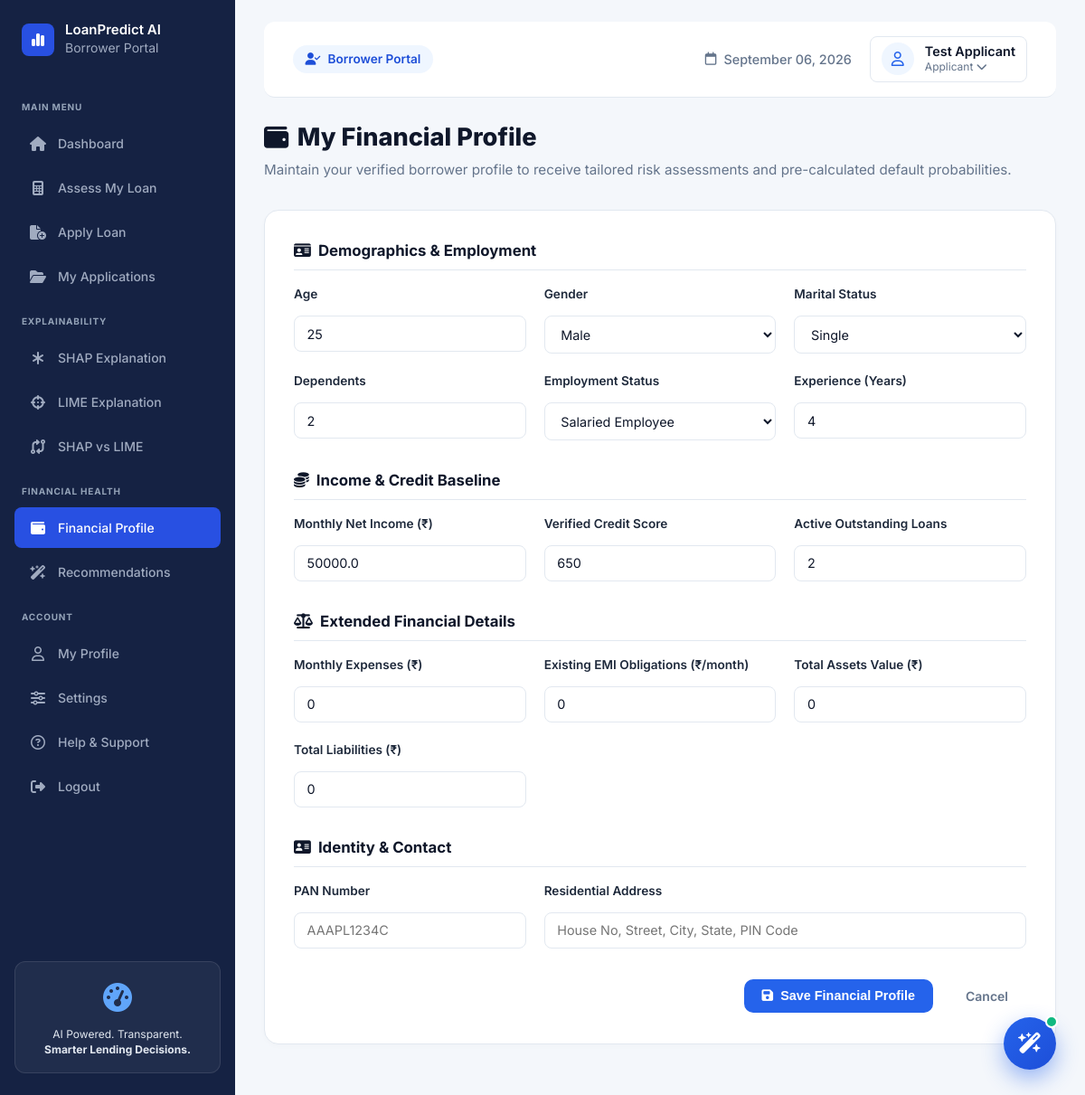
The app's page /user/financial-profile (signed in) with its own data.
### tables this page shows
CREATE TABLE users (
            id INTEGER PRIMARY KEY AUTOINCREMENT,
            name TEXT NOT NULL,
            email TEXT NOT NULL UNIQUE,
            password_hash TEXT NOT NULL,
            role TEXT NOT NULL CHECK(role IN ('user', 'admin')),
            phone TEXT DEFAULT '',
            avatar_url TEXT DEFAULT '',
            age INTEGER DEFAULT 32,
            gender TEXT DEFAULT 'Male',
            marital_status TEXT DEFAULT 'Married',
            number_of_dependents INTEGER DEFAULT 2,
            employment_type TEXT DEFAULT 'Salaried',
            employment_experience INTEGER DEFAULT 4,
            monthly_income REAL DEFAULT 48000.0,
            annual_income REAL DEFAULT 576000.0,
            credit_score INTEGER DEFAULT 580,
            existing_loans INTEGER DEFAULT 2,
            created_at TIMESTAMP DEFAULT CURRENT_TIMESTAMP,
            updated_at TIMESTAMP DEFAULT CURRENT_TIMESTAMP
        , monthly_expenses REAL DEFAULT 0, existing_emi REAL DEFAULT 0, assets_value REAL DEFAULT 0, liabilities_value REAL DEFAULT 0, address TEXT DEFAULT "", pan_number TEXT DEFAULT "", phone_verified INTEGER DEFAULT 0, is_active INTEGER DEFAULT 1);

### app.py (the view)
@app.route('/user/financial-profile', methods=['GET', 'POST'])
@login_required
@user_required
def user_financial_profile():
    user_id = g.current_user['id']
    if request.method == 'POST':
        update_user_financial_profile(user_id, request.form)
        flash('Financial profile updated successfully!', 'success')
        return redirect(url_for('user_financial_profile'))
    user = get_user_by_id(user_id)
    return render_template('user/user_financial_profile.html', user=user)

### templates/user/user_financial_profile.html (shortened to what this page needs)
{% extends 'user/user_base.html' %}
{% block content %}
<div class="user-page-header">
    <div class="header-info">
        <h1><i class="fa-solid fa-wallet"></i> My Financial Profile</h1>
        <p>Maintain your verified borrower profile to receive tailored risk assessments and pre-calculated default probabilities.</p>
    </div>
</div>
<div class="user-form-card">
    <form method="POST" action="{{ url_for('user_financial_profile') }}" class="loan-assess-form">
        <div class="form-section-title">
            <i class="fa-solid fa-id-card"></i> Demographics & Employment
        </div>
        <div class="form-grid">
            <div class="form-group">
                <label for="age">Age</label>
                <input type="number" name="age" id="age" value="{{ user.age if user and user.age else 30 }}" required>
            </div>
            <div class="form-group">
                <label for="gender">Gender</label>
                <select name="gender" id="gender">
                    <option value="Male" {% if user and user.gender == 'Male' %}selected{% endif %}>Male</option>
                </select>
            </div>
            <div class="form-group">
                <label for="marital_status">Marital Status</label>
                <select name="marital_status" id="marital_status">
                    <option value="Single" {% if user and user.marital_status == 'Single' %}selected{% endif %}>Single</option>
                </select>
            </div>
            <div class="form-group">
                <label for="number_of_dependents">Dependents</label>
                <input type="number" name="number_of_dependents" id="number_of_dependents" value="{{ user.number_of_dependents if user and user.number_of_dependents is not none else 0 }}" required>
            </div>
            <div class="form-group">
                <label for="employment_type">Employment Status</label>
                <select name="employment_type" id="employment_type">
                    <option value="Salaried" {% if user and user.employment_type == 'Salaried' %}selected{% endif %}>Salaried Employee</option>
                </select>
            </div>
            <div class="form-group">
                <label for="employment_experience">Experience (Years)</label>
                <input type="number" name="employment_experience" id="employment_experience" value="{{ user.employment_experience if user and user.employment_experience else 3 }}" required>
            </div>
        </div>
        <div class="form-section-title" style="margin-top: 2rem;">
            <i class="fa-solid fa-coins"></i> Income & Credit Baseline
        </div>
        <div class="form-grid">
            <div class="form-group">
                <label for="monthly_income">Monthly Net Income (₹)</label>
                <input type="number" name="monthly_income" id="monthly_income" value="{{ user.monthly_income if user and user.monthly_income else 50000 }}" required>
            </div>
            <div class="form-group">
                <label for="credit_score">Verified Credit Score</label>
                <input type="number" name="credit_score" id="credit_score" value="{{ user.credit_score if user and user.credit_score else 720 }}" min="300" max="850" required>
            </div>
            <div class="form-group">
                <label for="existing_loans">Active Outstanding Loans</label>
                <input type="number" name="existing_loans" id="existing_loans" value="{{ user.existing_loans if user and user.existing_loans is not none else 0 }}" required>
            </div>
        </div>
        <div class="form-section-title" style="margin-top: 2rem;">
            <i class="fa-solid fa-scale-balanced"></i> Extended Financial Details
        </div>
        <div class="form-grid">
            <div class="form-group">
                <label for="monthly_expenses">Monthly Expenses (₹)</label>
                <input type="number" name="monthly_expenses" id="monthly_expenses" value="{{ user.monthly_expenses if user and user.monthly_expenses else 0 }}" min="0" step="500" placeholder="Total monthly expenditure">
            </div>
            <div class="form-group">
                <label for="existing_emi">Existing EMI Obligations (₹/month)</label>
                <input type="number" name="existing_emi" id="existing_emi" value="{{ user.existing_emi if user and user.existing_emi else 0 }}" min="0" step="500" placeholder="Current total EMI payments">
            </div>
            <div class="form-group">
                <label for="assets_value">Total Assets Value (₹)</label>
                <input type="number" name="assets_value" id="assets_value" value="{{ user.assets_value if user and user.assets_value else 0 }}" min="0" step="10000" placeholder="Property, investments, savings">
            </div>
            <div class="form-group">
                <label for="liabilities_value">Total Liabilities (₹)</label>
                <input type="number" name="liabilities_value" id="liabilities_value" value="{{ user.liabilities_value if user and user.liabilities_value else 0 }}" min="0" step="10000" placeholder="Outstanding debts and obligations">
            </div>
        </div>
        <div class="form-section-title" style="margin-top: 2rem;">
            <i class="fa-solid fa-address-card"></i> Identity & Contact
        </div>
        <div class="form-grid">
            <div class="form-group">
                <label for="pan_number">PAN Number</label>
                <input type="text" name="pan_number" id="pan_number" value="{{ user.pan_number if user and user.pan_number else '' }}" placeholder="AAAPL1234C" maxlength="10" style="text-transform: uppercase;">
            </div>
            <div class="form-group" style="grid-column: span 2;">
                <label for="address">Residential Address</label>
                <input type="text" name="address" id="address" value="{{ user.address if user and user.address else '' }}" placeholder="House No, Street, City, State, PIN Code">
            </div>
        </div>
        <div class="form-actions" style="margin-top: 2rem;">
            <button type="submit" class="btn-primary">
                <i class="fa-solid fa-floppy-disk"></i> Save Financial Profile
            </button>
            <a href="{{ url_for('user_dashboard') }}" class="btn-cancel">Cancel</a>
        </div>
    </form>
</div>
{% endblock %}

### templates/user/user_base.html (shortened to what this page needs)
<!DOCTYPE html>
<html lang="en">
<head>
    <link rel="stylesheet" href="https://cdnjs.cloudflare.com/ajax/libs/font-awesome/6.5.1/css/all.min.css">
    <link rel="stylesheet" href="{{ url_for('static', filename='css/style.css') }}">
    <link rel="stylesheet" href="{{ url_for('static', filename='css/user_dashboard.css') }}">
</head>
<body>
    <div class="app-container">
        <aside class="sidebar" id="sidebar">
            <div class="sidebar-header">
                <div class="logo-icon">
                    <i class="fa-solid fa-chart-simple"></i>
                </div>
                <div class="logo-text">
                    <h2>LoanPredict AI</h2>
                    <span class="subtext">Borrower Portal</span>
                </div>
            </div>
            <nav class="sidebar-nav">
                <div class="nav-section-label">MAIN MENU</div>
                <a href="{{ url_for('user_dashboard') }}" class="nav-item {% if request.endpoint == 'user_dashboard' %}active{% endif %}">
                    <i class="fa-solid fa-house"></i>
                    <span>Dashboard</span>
                </a>
                <a href="{{ url_for('user_assess') }}" class="nav-item {% if request.endpoint == 'user_assess' %}active{% endif %}">
                    <i class="fa-solid fa-calculator"></i>
                    <span>Assess My Loan</span>
                </a>
                <a href="{{ url_for('user_apply_loan') }}" class="nav-item {% if request.endpoint == 'user_apply_loan' %}active{% endif %}">
                    <i class="fa-solid fa-file-circle-plus"></i>
                    <span>Apply Loan</span>
                </a>
                <a href="{{ url_for('user_applications') }}" class="nav-item {% if request.endpoint in ['user_applications', 'user_application_detail'] %}active{% endif %}">
                    <i class="fa-solid fa-folder-open"></i>
                    <span>My Applications</span>
                </a>
                <div class="nav-section-label">EXPLAINABILITY</div>
                <a href="{{ url_for('user_shap_page') }}" class="nav-item {% if request.endpoint == 'user_shap_page' %}active{% endif %}">
                    <i class="fa-solid fa-asterisk"></i>
                    <span>SHAP Explanation</span>
                </a>
                <a href="{{ url_for('user_lime_page') }}" class="nav-item {% if request.endpoint == 'user_lime_page' %}active{% endif %}">
                    <i class="fa-solid fa-crosshairs"></i>
                    <span>LIME Explanation</span>
                </a>
                <a href="{{ url_for('user_comparison_page') }}" class="nav-item {% if request.endpoint == 'user_comparison_page' %}active{% endif %}">
                    <i class="fa-solid fa-code-compare"></i>
                    <span>SHAP vs LIME</span>
                </a>
                <div class="nav-section-label">FINANCIAL HEALTH</div>
                <a href="{{ url_for('user_financial_profile') }}" class="nav-item {% if request.endpoint == 'user_financial_profile' %}active{% endif %}">
                    <i class="fa-solid fa-wallet"></i>
                    <span>Financial Profile</span>
                </a>
                <a href="{{ url_for('user_recommendations') }}" class="nav-item {% if request.endpoint == 'user_recommendations' %}active{% endif %}">
                    <i class="fa-solid fa-wand-magic-sparkles"></i>
                    <span>Recommendations</span>
                </a>
                <div class="nav-section-label">ACCOUNT</div>
                <a href="{{ url_for('user_profile') }}" class="nav-item {% if request.endpoint == 'user_profile' %}active{% endif %}">
                    <i class="fa-regular fa-user"></i>
                    <span>My Profile</span>
                </a>
                <a href="{{ url_for('user_settings') }}" class="nav-item {% if request.endpoint == 'user_settings' %}active{% endif %}">
                    <i class="fa-solid fa-sliders"></i>
                    <span>Settings</span>
                </a>
                <a href="{{ url_for('user_support') }}" class="nav-item {% if request.endpoint == 'user_support' %}active{% endif %}">
                    <i class="fa-regular fa-circle-question"></i>
                    <span>Help & Support</span>
                </a>
                <a href="{{ url_for('logout') }}" class="nav-item">
                    <i class="fa-solid fa-right-from-bracket"></i>
                    <span>Logout</span>
                </a>
            </nav>
            <div class="sidebar-footer">
                <div class="footer-card">
                    <div class="footer-badge-icon">
                        <div class="gauge-graphic">
                            <i class="fa-solid fa-gauge-high"></i>
                        </div>
                    </div>
                    <p class="footer-text">AI Powered. Transparent.<br><strong>Smarter Lending Decisions.</strong></p>
                </div>
            </div>
        </aside>
        <main class="main-content" id="mainContent">
            <header class="user-topbar">
                <div class="topbar-left">
                    <span class="portal-badge"><i class="fa-solid fa-user-check"></i> Borrower Portal</span>
                </div>
                <div class="topbar-right">
                    <div class="date-badge">
                        <i class="fa-regular fa-calendar"></i>
                        <span>{{ now }}</span>
                    </div>
                    <div class="user-profile-dropdown" id="userPortalDropdown">
                        <div class="user-profile" id="userPortalProfileTrigger" tabindex="0">
                            <div class="avatar bg-blue"><i class="fa-regular fa-user"></i></div>
                            <div class="user-info">
                                <span class="user-name">{{ current_user.name if current_user else 'Borrower' }}</span>
                                <span class="user-role">Applicant <i class="fa-solid fa-chevron-down"></i></span>
                            </div>
                        </div>
                    </div>
                </div>
            </header>
            {% block content %}
            {% endblock %}
        </main>
    </div>
    <button type="button" class="ai-chat-launcher" id="aiChatLauncher" aria-label="Open AI Loan Assistant">
        <i class="fa-solid fa-wand-magic-sparkles" id="aiChatIcon"></i>
        <span class="chat-launcher-badge"></span>
    </button>
</body>
</html>

### records on screen
users: name "Test Applicant", age "25", gender "Male", marital_status "Single", number_of_dependents "2", employment_type "Salaried Employee", employment_experience "4", monthly_income "50000.0", credit_score "650", existing_loans "2", monthly_expenses "0", existing_emi "0", assets_value "0", liabilities_value "0"

### other values on screen
{{ now }} "September 06, 2026"
